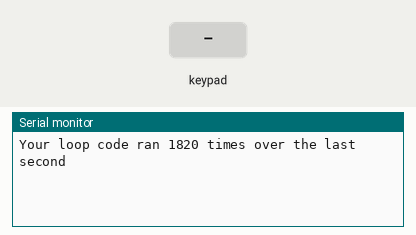
Recording of a sketch running on a simulated Arduino Mega 2560, built with avr-gcc and run on an emulated ATmega2560. Parts: the last lines printed to the serial monitor. The inputs (shaded band) are chosen by the test bench.

Above: at 1.2 s.
1.3 s: key '4' pressed
At 1.9 s:
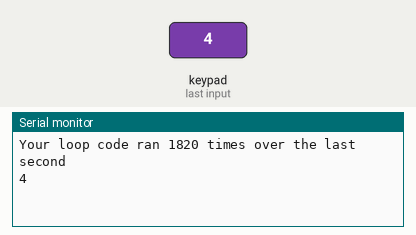
2.8 s: keypad keys 3 8 3 9 4 0 1 2 A pressed 0.4 s apart
At 6.5 s:
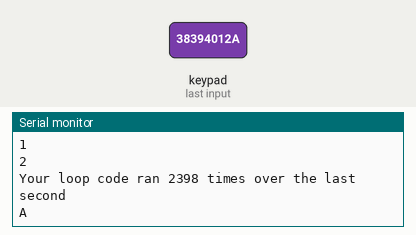
7.9 s: key 'B' pressed
At 8.5 s:
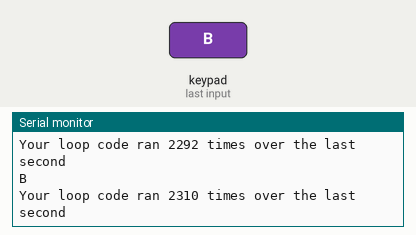
9.4 s: keypad keys 3 8 3 9 4 0 1 2 D pressed 0.4 s apart
At 12.86 s:
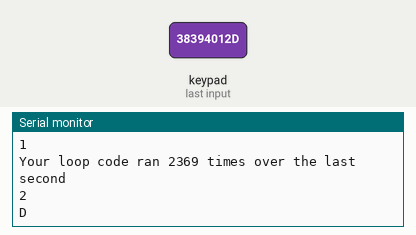
14.5 s: key 'C' pressed
At 14.9 s:
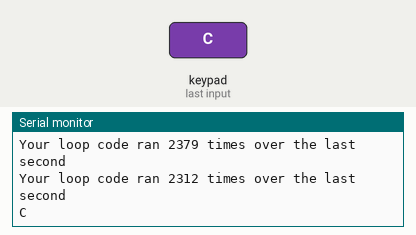
16.0 s: key 'E' pressed
At 16.8 s:
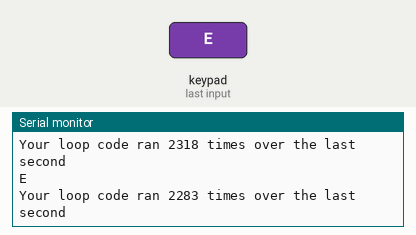
Timing chart, 0 to 18.5 s (numbered marks = the images above; inputs shaded):
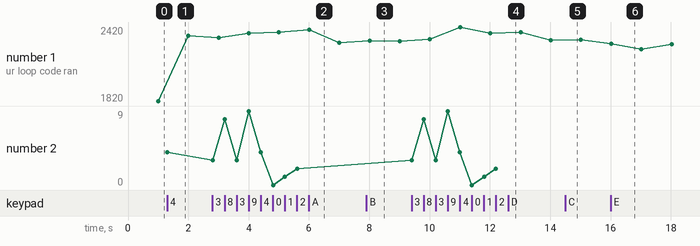

Measured:
- after the input at 1.3 s, the serial monitor: prints a new line at once (image 1)
- after the input at 2.8 s, the serial monitor: prints a new line at once (image 2)
- after the input at 7.9 s, the serial monitor: prints a new line at once (image 3)
- after the input at 9.4 s, the serial monitor: prints a new line at once (image 4)
- after the input at 14.5 s, the serial monitor: prints a new line at once (image 5)
- after the input at 16.0 s, the serial monitor: prints a new line at once (image 6)
- plotted number 1: 1820 → 2351 after the input at 1.3 s, 2351 → 2292 after the input at 2.8 s, 2292 → 2303 after the input at 7.9 s, 2303 → 2312 after the input at 9.4 s, 2312 → 2318 after the input at 14.5 s
- plotted number 2: 4 → 2 after the input at 2.8 s

The sketch:

keypadloopCounter.ino
```cpp
#include <Keypad.h>


const byte ROWS = 4; //four rows
const byte COLS = 4; //four columns
//define the cymbols on the buttons of the keypads
char keys[ROWS][COLS] = {
  {'4','5','6','7'},
  {'8','9','A','B'},
  {'C','D','E','F'},
  {'0','1','2','3'}
};
byte rowPins[ROWS] = {38, 39, 40, 12}; //connect to the row pinouts of the keypad
byte colPins[COLS] = {42, 41, 6, 34}; //connect to the column pinouts of the keypad
Keypad kpd = Keypad( makeKeymap(keys), rowPins, colPins, ROWS, COLS );

unsigned long loopCount = 0;
unsigned long keytimer_t = 0;

void setup(){
	Serial.begin(9600);

	// Try playing with different debounceTime settings to see how it affects
	// the number of times per second your loop will run. The library prevents
	// setting it to anything below 1 millisecond.
	kpd.setDebounceTime(10);	// setDebounceTime(mS)
}

void loop(){
	char key = kpd.getKey();

	// Report the number of times through the loop in 1 second. This will give
	// you a relative idea of just how much the debounceTime has changed the
	// speed of your code. If you set a high debounceTime your loopCount will
	// look good but your keypresses will start to feel sluggish.
	if ((millis() - keytimer_t) > 1000) {
		Serial.print("Your loop code ran ");
		Serial.print(loopCount);
		Serial.println(" times over the last second");
		loopCount = 0;
		keytimer_t = millis();
	}
	loopCount++;
	if(key)
		Serial.println(key);
}
```
